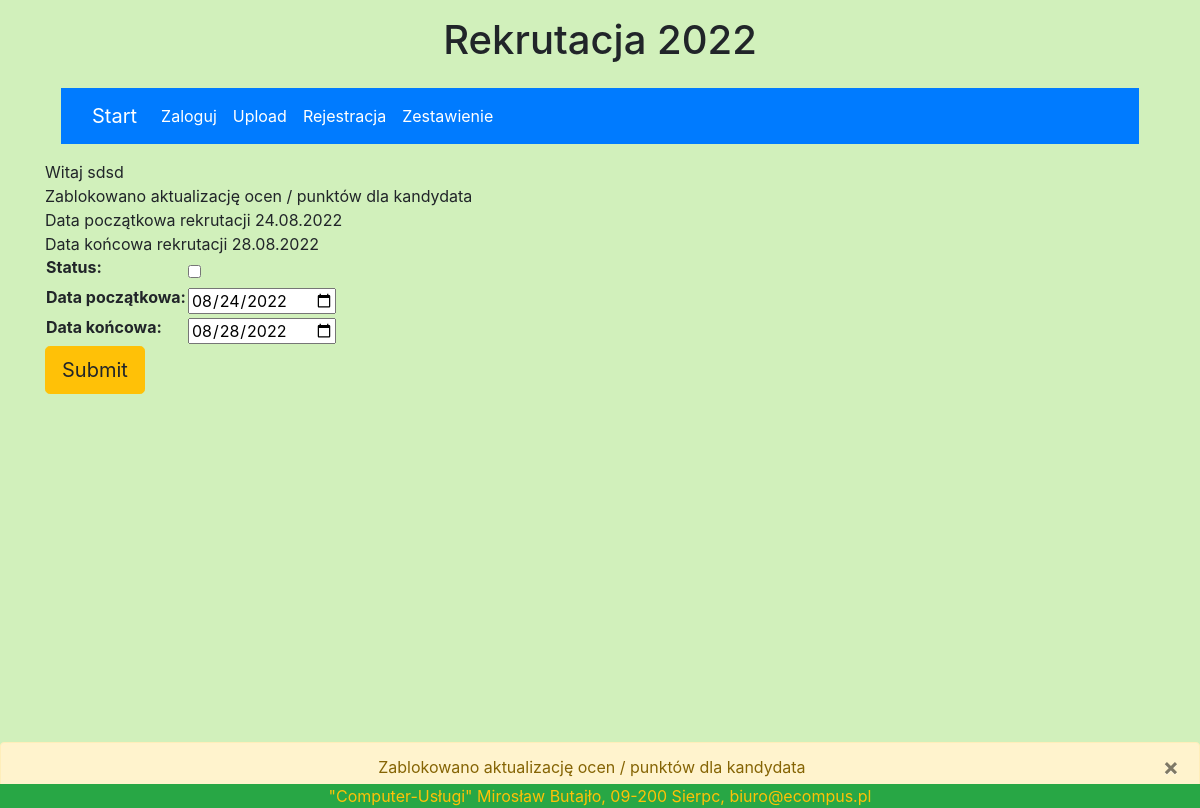
The app's page /zmienstatus/ (signed in), older data.
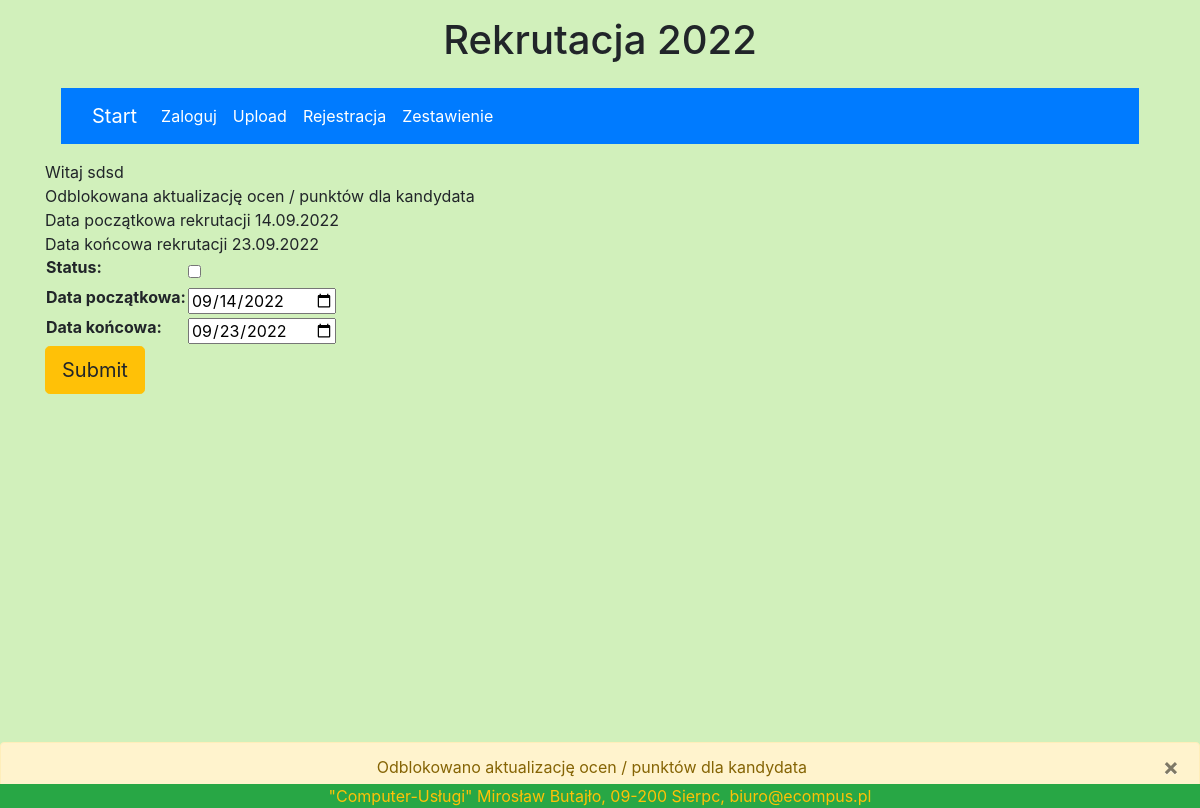
The same page, newer data.
### licznik/models.py (models this page shows)
class Status(models.Model):
    datastart = models.DateField(default=date.today, verbose_name='Data początkowa')
    dataend = models.DateField(default=date.today, verbose_name='Data końcowa')
    status = models.BooleanField(default=False, verbose_name='status')

### licznik/views.py (the view)
# urls.py: path('zmienstatus/', views.zmienstatus, name="zmienstatus-page"),
@login_required(login_url='/accounts/login')
def zmienstatus(request):
    if Status.objects.all().count() == 0 or None:
        if request.method == 'POST':
            form = StatusForm(request.POST or None)
            if form.is_valid():
                stat = Status(status=form.cleaned_data['status'],datastart=form.cleaned_data['datastart'],dataend=form.cleaned_data['dataend'])
                stat.save()
                statobj = Status.objects.all().first()
                checkstat = statobj.status
                datestart = statobj.datastart
                dateend = statobj.dataend
                datecurrent = datetime.date.today()
                if datecurrent > dateend or datecurrent < datestart:
                    statusdate = False
                else:
                    statusdate = True
                if checkstat or not statusdate:
                    messages.warning(request, 'Zablokowano aktualizację ocen / punktów dla kandydata')
                    message='Zablokowano aktualizację ocen / punktów dla kandydata'
                else:
                    message = 'Odblokowana aktualizację ocen / punktów dla kandydata'
                    messages.warning(request, 'Odblokowana aktualizację ocen / punktów dla kandydata')
                return render(request, 'zmienstatus.html', {'form':form, 'datestart':datestart, 'dateend':dateend,'message':message})
        else:
            form = StatusForm(None)
            comment = 'Dat nie ustalono'
            return render(request, 'zmienstatus1.html', {'form':form, 'comment':comment})
    else:
        statobj = Status.objects.all().first()
        initial_dict = {
            "datastart": statobj.datastart,
            "dataend": statobj.dataend,
            "status": statobj.status,
        }
        if request.method == 'POST':
            form = StatusForm(request.POST or None)
            if form.is_valid():
                stat = Status(id=statobj.id, status=form.cleaned_data['status'], datastart=form.cleaned_data['datastart'],
                              dataend=form.cleaned_data['dataend'])
                stat.save()
                statobj = Status.objects.all().first()
                checkstat = statobj.status
                datestart = statobj.datastart
                dateend = statobj.dataend
                datecurrent = datetime.date.today()
                if datecurrent > dateend or datecurrent < datestart:
                    statusdate = False
                else:
                    statusdate = True
                if checkstat or not statusdate:
                    comment = 'Zablokowano aktualizację ocen / punktów dla kandydata'
                    messages.warning(request, 'Zablokowano aktualizację ocen / punktów dla kandydata')
                    return render(request, 'zmienstatus.html',{'form': form, 'datestart': datestart, 'dateend': dateend,'comment': comment})
                else:
                    comment = 'Odblokowana aktualizację ocen / punktów dla kandydata'
                    messages.warning(request, 'Odblokowani aktualizację ocen / punktów dla kandydata')
                    return render(request, 'zmienstatus.html',{'form': form, 'datestart': datestart, 'dateend': dateend,'comment': comment})
        else:
            form = StatusForm(instance=statobj)
            statobj = Status.objects.all().first()
            checkstat = statobj.status
            datestart = statobj.datastart
            dateend = statobj.dataend
            datecurrent = datetime.date.today()
            if datecurrent > dateend or datecurrent < datestart:
                statusdate = False
            else:
                statusdate = True
            if checkstat or not statusdate:
                comment = 'Zablokowano aktualizację ocen / punktów dla kandydata'
                messages.warning(request, 'Zablokowano aktualizację ocen / punktów dla kandydata')
                return render(request, 'zmienstatus.html',{'form': form, 'datestart': datestart, 'dateend': dateend,'comment': comment})
            else:
                comment = 'Odblokowana aktualizację ocen / punktów dla kandydata'
                messages.warning(request, 'Odblokowano aktualizację ocen / punktów dla kandydata')
                return render(request, 'zmienstatus.html', {'form': form, 'datestart': datestart, 'dateend': dateend,'comment': comment})

### licznik/forms.py
class StatusForm(forms.ModelForm):
    class Meta:
        model = Status
        fields = ['status', 'datastart','dataend']
        widgets = {
            'datastart': DateInput(attrs={'type': 'date', 'value':datetime.datetime.today().strftime("%d-%m-%Y")}),
            'dataend': DateInput(attrs={'type': 'date'})
        }

### licznik/models.py (called while the page is built)
    def __str__(self):
        return f'{str(self.last_name)} {str(self.first_name)}'

### licznik/templates/zmienstatus.html (shortened to what this page needs)
{% extends 'base.html' %}
{% block content %}
Witaj {{ user }}<br>
{{ comment }}<br>
Data początkowa rekrutacji {{ datestart }}<br>
Data końcowa rekrutacji {{ dateend }}<br>
<form  method = 'POST' enctype="multipart/form-data">
        <table>
            {{ form.as_table }}
        </table>
        <button type="submit" class="btn btn-lg btn-warning">Submit</button>
    </form>
{% if messages %}
   {% for message in messages %}
            <div class="container-fluid p-0">
              <div class="alert alert-warning {{ message.tags }} fixed-bottom text-center " role="alert" >
                <button type="button" class="close" data-dismiss="alert" aria-label="Close">
                  <span aria-hidden="true">×</span>
                </button>
                {{ message }}
              </div>
            </div>
        {% endfor %}
{% endif %}
{% endblock %}

Row changes from the older to the newer data that the page shows:
changed Status: datastart "24.08.2022" → "14.09.2022"; dataend "28.08.2022" → "23.09.2022"
Text that changed along with them:
{{ comment }}: "Zablokowano aktualizację ocen / punktów dla kandydata" → "Odblokowana aktualizację ocen / punktów dla kandydata"
form field datastart: "08/24/2022" → "09/14/2022"
form field dataend: "08/28/2022" → "09/23/2022"
new list line: "× Odblokowano aktualizację ocen / punktów dla kandydata"
list line gone: "× Zablokowano aktualizację ocen / punktów dla kandydata"
